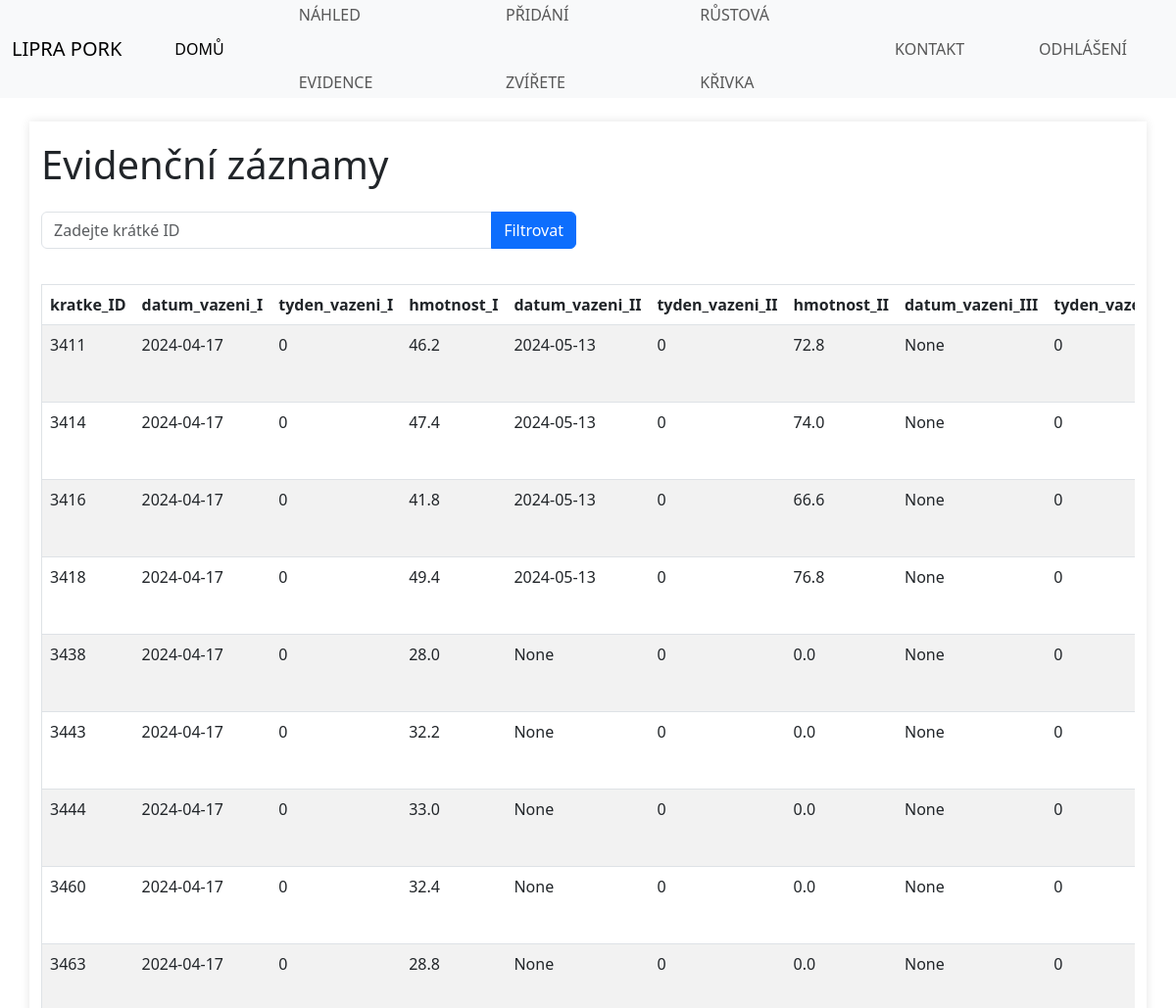
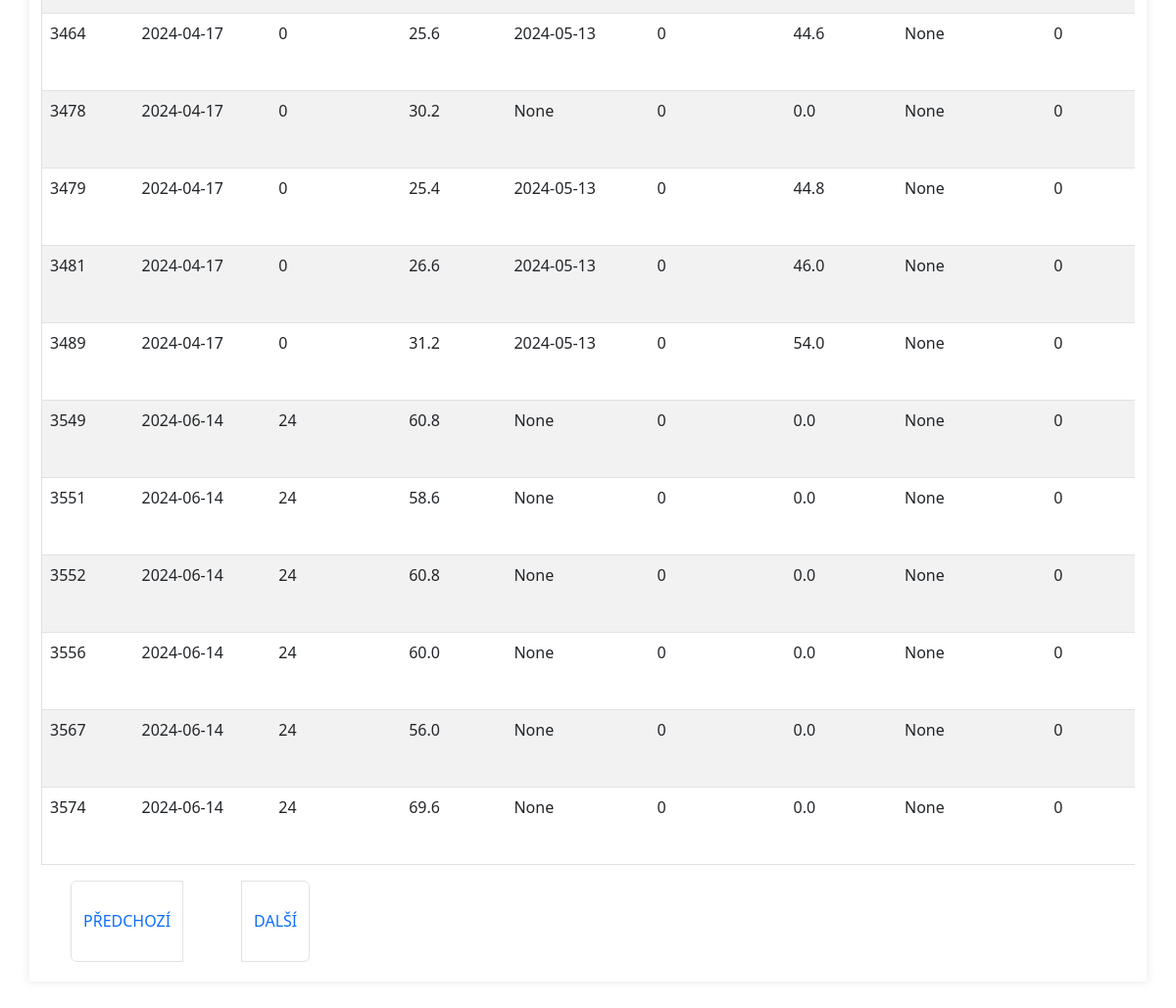
/animals?page=4 (signed in), run on the app's committed database (2 pictures, top to bottom).
### database_animal.py (models this page shows)
class Animals(db.Model):
    __tablename__ = 'animals'  # Název tabulky v databázi
    kratke_ID = db.Column(db.Integer, primary_key=True, unique=True, nullable=False)
    datum_vazeni_I = db.Column(db.Date, nullable=True)
    tyden_vazeni_I = db.Column(db.Integer, nullable=True)
    hmotnost_I = db.Column(db.Float, nullable=True)
    datum_vazeni_II = db.Column(db.Date, nullable=True)
    tyden_vazeni_II = db.Column(db.Integer, nullable=True)
    hmotnost_II = db.Column(db.Float, nullable=True)
    datum_vazeni_III = db.Column(db.Date, nullable=True)
    tyden_vazeni_III = db.Column(db.Integer, nullable=True)
    hmotnost_III = db.Column(db.Float, nullable=True)
    turnus = db.Column(db.Integer, nullable=True)
    rok = db.Column(db.Integer, nullable=True)
    interni_ID = db.Column(db.Integer, nullable=True)
    ID = db.Column(db.Integer, nullable=True)
    datum_narozeni = db.Column(db.Date, nullable=True)
    datum_spek = db.Column(db.Date, nullable=True)
    tyden_spek = db.Column(db.Integer, nullable=True)
    spek = db.Column(db.Float, nullable=True)
    rije = db.Column(db.Date, nullable=True)
    def __repr__(self):
        return (f'<Animals {self.kratke_ID}, {self.datum_vazeni_I}, {self.tyden_vazeni_I}, {self.hmotnost_I},'
                f'{self.datum_vazeni_II}, {self.tyden_vazeni_II}, {self.hmotnost_II}, {self.datum_vazeni_III},'
                f'{self.tyden_vazeni_III}, {self.hmotnost_III}, {self.turnus}, {self.rok}, {self.interni_ID},'
                f'{self.ID}, {self.datum_narozeni}, {self.datum_spek}, {self.tyden_spek}, {self.spek},'
                f'{self.rije}>')

### app.py (the view)
@app.route('/animals')
@login_required
def animals():
    page = request.args.get('page', 1, type=int)
    filter_id = request.args.get('kratke_ID', type=int)
    if filter_id:
        query = Animals.query.filter_by(kratke_ID=filter_id)
    else:
        query = Animals.query
    animals_paginated = query.paginate(page=page, per_page=20)
    print("Záznamy v databázi:", [animal for animal in animals_paginated.items])  # Debugging
    return render_template('animals.html', animals=animals_paginated)

### app.py (called while the page is built)
@login_manager.user_loader
def load_user(user_id):
    return db.session.get(User, int(user_id))

### templates/animals.html (shortened to what this page needs)
<!DOCTYPE html>
<html lang="cs-cz">
<head>
    <link rel="stylesheet" href="{{ url_for('static', filename='style.css') }}" type="text/css" />
    <link href="https://cdn.jsdelivr.net/npm/bootstrap@5.3.0-alpha3/dist/css/bootstrap.min.css" rel="stylesheet">
</head>
<body>
    <header>
        <nav class="navbar navbar-expand-md navbar-light bg-light">
            <div class="container-fluid">
                <a class="navbar-brand" href="{{ url_for('index') }}">LIPRA PORK</a>
                <div class="collapse navbar-collapse" id="navbarNav">
                    <ul class="navbar-nav">
                        <li class="nav-item">
                            <a class="nav-link active" href="{{ url_for('index') }}">Domů</a>
                        </li>
                        <li class="nav-item">
                            <a class="nav-link" href="{{ url_for('animals') }}">Náhled evidence</a>
                        </li>
                        <li class="nav-item">
                            <a class="nav-link" href="{{ url_for('add_animal') }}">Přidání zvířete</a>
                        </li>
                        <li class="nav-item">
                            <a class="nav-link" href="{{ url_for('growth_curve') }}">Růstová křivka</a>
                        </li>
                        <li class="nav-item">
                            <a class="nav-link" href="kontakt.html">Kontakt</a>
                        </li>
                        <li class="nav-item">
                            <a class="nav-link" href="{{ url_for('logout') }}">Odhlášení</a>
                        </li>
                    </ul>
                </div>
            </div>
        </nav>
    </header>
    <main class="container mt-4">
        <h1 class="mb-4">Evidenční záznamy</h1>
        <div class="row mb-3">
            <div class="col-12 col-md-6">
                <form method="GET" action="{{ url_for('animals') }}">
                    <div class="input-group">
                        <input type="number" name="kratke_ID" class="form-control" placeholder="Zadejte krátké ID" value="{{ request.args.get('kratke_ID', '') }}">
                        <button type="submit" class="btn btn-primary">Filtrovat</button>
                    </div>
                </form>
            </div>
        </div>
        <div class="table-responsive">
            <table class="table table-striped">
                <thead>
                    <tr>
                        <th>kratke_ID</th>
                        <th>datum_vazeni_I</th>
                        <th>tyden_vazeni_I</th>
                        <th>hmotnost_I</th>
                        <th>datum_vazeni_II</th>
                        <th>tyden_vazeni_II</th>
                        <th>hmotnost_II</th>
                        <th>datum_vazeni_III</th>
                        <th>tyden_vazeni_III</th>
                    </tr>
                </thead>
                <tbody>
                    {% for animal in animals.items %}
                    <tr>
                        <td>{{ animal.kratke_ID }}</td>
                        <td>{{ animal.datum_vazeni_I }}</td>
                        <td>{{ animal.tyden_vazeni_I }}</td>
                        <td>{{ animal.hmotnost_I }}</td>
                        <td>{{ animal.datum_vazeni_II }}</td>
                        <td>{{ animal.tyden_vazeni_II }}</td>
                        <td>{{ animal.hmotnost_II }}</td>
                        <td>{{ animal.datum_vazeni_III }}</td>
                        <td>{{ animal.tyden_vazeni_III }}</td>
                    </tr>
                    {% endfor %}
                </tbody>
            </table>
        </div>
        <nav>
            <ul class="pagination">
                {% if animals.has_prev %}
                <li class="page-item">
                    <a class="page-link" href="{{ url_for('animals', page=animals.prev_num) }}">Předchozí</a>
                </li>
                {% endif %}
                {% if animals.has_next %}
                <li class="page-item">
                    <a class="page-link" href="{{ url_for('animals', page=animals.next_num) }}">Další</a>
                </li>
                {% endif %}
            </ul>
        </nav>
    </main>
</body>
</html>

### static/style.css (style rules this page uses)
html { background: #6ca161; }
body { font: 14px "Poppins"; background: #f9f9f9; color: #414042; box-sizing: border-box; margin: 0; padding: 100px 0 140px 0; min-width: 960px; }
body > header { height: 100px; width: 100%; background: #1c8404; color: white; display: flex; justify-content: space-evenly; position: fixed; z-index: 1; top: 0; }
nav ul { margin: 0; list-style-type: none; display: flex; align-items: center; height: 100%; }
nav ul li { padding: 0 25px; margin: 0 5px; font-size: 1em; line-height: 4.3em; }
nav ul a { color: white; padding: 8px 0; text-decoration: none; text-transform: uppercase; }
article, main { margin: 0 auto; max-width: 960px; padding: 50px; }
table { width: 100%; border-collapse: collapse; margin: 20px 0; }
table, th, td { border: 1px solid #ddd; padding: 8px; }
th { background-color: #f2f2f2; text-align: left; }
tr:nth-child(even) { background-color: #f9f9f9; }
.container { max-width: 1200px; margin: 0 auto; padding: 20px; background-color: #fff; box-shadow: 0 0 10px rgba(0,0,0,0.1); }
button { background-color: #4CAF50; color: white; padding: 10px 20px; border: none; border-radius: 4px; cursor: pointer; }

### data on the page
Animals: kratke_ID "3411", datum_vazeni_I "2024-04-17", tyden_vazeni_I "0", hmotnost_I "46.2", datum_vazeni_II "2024-05-13", tyden_vazeni_II "0", hmotnost_II "72.8", datum_vazeni_III "None", tyden_vazeni_III "0"
Animals: kratke_ID "3414", datum_vazeni_I "2024-04-17", tyden_vazeni_I "0", hmotnost_I "47.4", datum_vazeni_II "2024-05-13", tyden_vazeni_II "0", hmotnost_II "74.0", datum_vazeni_III "None", tyden_vazeni_III "0"
Animals: kratke_ID "3416", datum_vazeni_I "2024-04-17", tyden_vazeni_I "0", hmotnost_I "41.8", datum_vazeni_II "2024-05-13", tyden_vazeni_II "0", hmotnost_II "66.6", datum_vazeni_III "None", tyden_vazeni_III "0"
Animals: kratke_ID "3418", datum_vazeni_I "2024-04-17", tyden_vazeni_I "0", hmotnost_I "49.4", datum_vazeni_II "2024-05-13", tyden_vazeni_II "0", hmotnost_II "76.8", datum_vazeni_III "None", tyden_vazeni_III "0"
Animals: kratke_ID "3438", datum_vazeni_I "2024-04-17", tyden_vazeni_I "0", hmotnost_I "28.0", datum_vazeni_II "None", tyden_vazeni_II "0", hmotnost_II "0.0", datum_vazeni_III "None", tyden_vazeni_III "0"
Animals: kratke_ID "3443", datum_vazeni_I "2024-04-17", tyden_vazeni_I "0", hmotnost_I "32.2", datum_vazeni_II "None", tyden_vazeni_II "0", hmotnost_II "0.0", datum_vazeni_III "None", tyden_vazeni_III "0"
Animals: kratke_ID "3444", datum_vazeni_I "2024-04-17", tyden_vazeni_I "0", hmotnost_I "33.0", datum_vazeni_II "None", tyden_vazeni_II "0", hmotnost_II "0.0", datum_vazeni_III "None", tyden_vazeni_III "0"
Animals: kratke_ID "3460", datum_vazeni_I "2024-04-17", tyden_vazeni_I "0", hmotnost_I "32.4", datum_vazeni_II "None", tyden_vazeni_II "0", hmotnost_II "0.0", datum_vazeni_III "None", tyden_vazeni_III "0"
Animals: kratke_ID "3463", datum_vazeni_I "2024-04-17", tyden_vazeni_I "0", hmotnost_I "28.8", datum_vazeni_II "None", tyden_vazeni_II "0", hmotnost_II "0.0", datum_vazeni_III "None", tyden_vazeni_III "0"
Animals: kratke_ID "3464", datum_vazeni_I "2024-04-17", tyden_vazeni_I "0", hmotnost_I "25.6", datum_vazeni_II "2024-05-13", tyden_vazeni_II "0", hmotnost_II "44.6", datum_vazeni_III "None", tyden_vazeni_III "0"
Animals: kratke_ID "3478", datum_vazeni_I "2024-04-17", tyden_vazeni_I "0", hmotnost_I "30.2", datum_vazeni_II "None", tyden_vazeni_II "0", hmotnost_II "0.0", datum_vazeni_III "None", tyden_vazeni_III "0"
Animals: kratke_ID "3479", datum_vazeni_I "2024-04-17", tyden_vazeni_I "0", hmotnost_I "25.4", datum_vazeni_II "2024-05-13", tyden_vazeni_II "0", hmotnost_II "44.8", datum_vazeni_III "None", tyden_vazeni_III "0"
Animals: kratke_ID "3481", datum_vazeni_I "2024-04-17", tyden_vazeni_I "0", hmotnost_I "26.6", datum_vazeni_II "2024-05-13", tyden_vazeni_II "0", hmotnost_II "46.0", datum_vazeni_III "None", tyden_vazeni_III "0"
Animals: kratke_ID "3489", datum_vazeni_I "2024-04-17", tyden_vazeni_I "0", hmotnost_I "31.2", datum_vazeni_II "2024-05-13", tyden_vazeni_II "0", hmotnost_II "54.0", datum_vazeni_III "None", tyden_vazeni_III "0"
Animals: kratke_ID "3549", datum_vazeni_I "2024-06-14", tyden_vazeni_I "24", hmotnost_I "60.8", datum_vazeni_II "None", tyden_vazeni_II "0", hmotnost_II "0.0", datum_vazeni_III "None", tyden_vazeni_III "0"
Animals: kratke_ID "3551", datum_vazeni_I "2024-06-14", tyden_vazeni_I "24", hmotnost_I "58.6", datum_vazeni_II "None", tyden_vazeni_II "0", hmotnost_II "0.0", datum_vazeni_III "None", tyden_vazeni_III "0"
Animals: kratke_ID "3552", datum_vazeni_I "2024-06-14", tyden_vazeni_I "24", hmotnost_I "60.8", datum_vazeni_II "None", tyden_vazeni_II "0", hmotnost_II "0.0", datum_vazeni_III "None", tyden_vazeni_III "0"
Animals: kratke_ID "3556", datum_vazeni_I "2024-06-14", tyden_vazeni_I "24", hmotnost_I "60.0", datum_vazeni_II "None", tyden_vazeni_II "0", hmotnost_II "0.0", datum_vazeni_III "None", tyden_vazeni_III "0"
Animals: kratke_ID "3567", datum_vazeni_I "2024-06-14", tyden_vazeni_I "24", hmotnost_I "56.0", datum_vazeni_II "None", tyden_vazeni_II "0", hmotnost_II "0.0", datum_vazeni_III "None", tyden_vazeni_III "0"
Animals: kratke_ID "3574", datum_vazeni_I "2024-06-14", tyden_vazeni_I "24", hmotnost_I "69.6", datum_vazeni_II "None", tyden_vazeni_II "0", hmotnost_II "0.0", datum_vazeni_III "None", tyden_vazeni_III "0"
